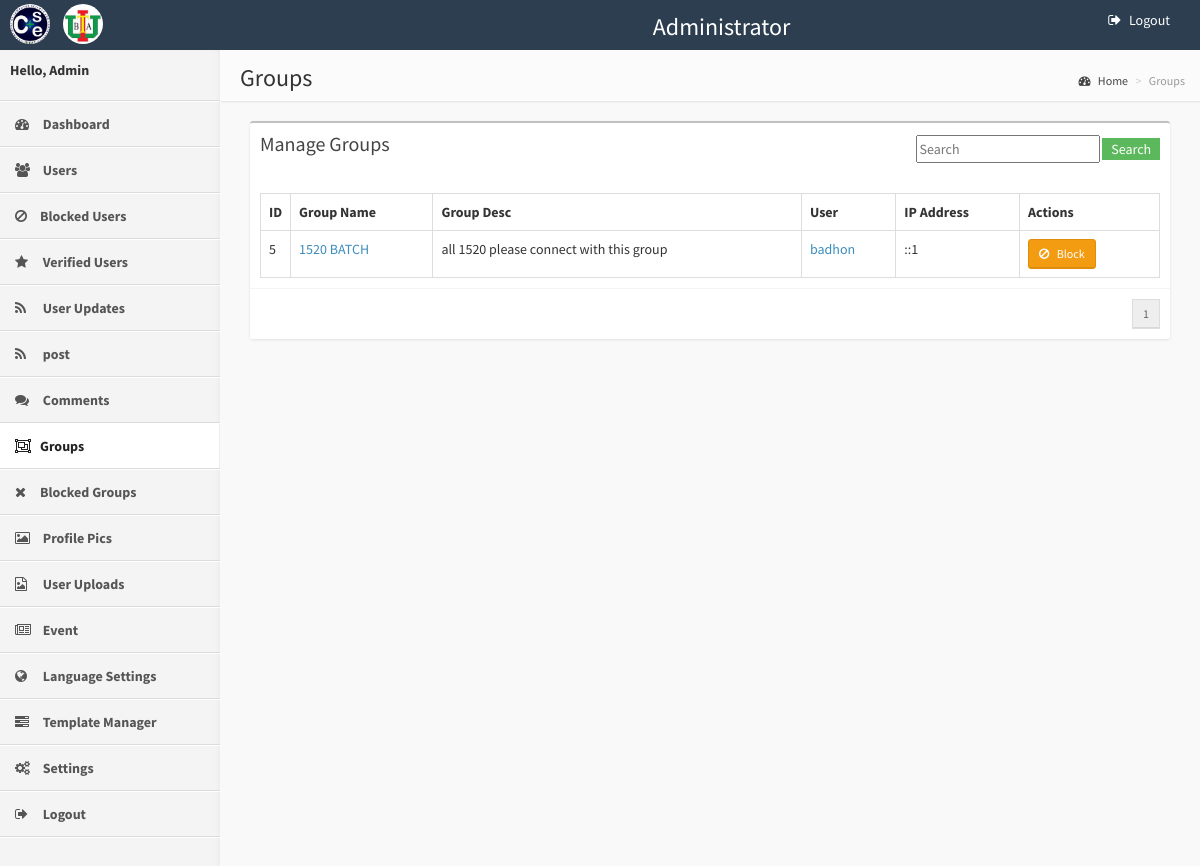
Screenshot of /WallAdmin/groups.php (signed in) with the database file from the repository.
### tables this page shows
CREATE TABLE `groups` (
  `group_id` int(11) NOT NULL,
  `group_name` varchar(200) NOT NULL,
  `group_desc` text NOT NULL,
  `uid_fk` int(11) NOT NULL,
  `group_created` int(11) NOT NULL,
  `group_pic` varchar(100) DEFAULT NULL,
  `group_bg` varchar(100) DEFAULT NULL,
  `group_ip` varchar(30) DEFAULT NULL,
  `status` enum('0','1','2') DEFAULT '1',
  `group_count` int(11) DEFAULT '0',
  `group_updates` int(11) DEFAULT '0',
  `group_bg_position` varchar(20) DEFAULT '0',
  `verified` enum('0','1') DEFAULT '0'
);

CREATE TABLE `users` (
  `uid` int(11) NOT NULL,
  `username` varchar(30) DEFAULT NULL,
  `password` varchar(100) DEFAULT NULL,
  `email` varchar(100) DEFAULT NULL,
  `profile_pic` varchar(200) DEFAULT NULL,
  `friend_count` int(11) DEFAULT '0',
  `status` int(1) DEFAULT '1',
  `name` varchar(150) DEFAULT NULL,
  `profile_pic_status` int(1) DEFAULT '0',
  `conversation_count` int(11) DEFAULT '0',
  `updates_count` int(11) DEFAULT '0',
  `first_name` varchar(200) DEFAULT NULL,
  `last_name` varchar(200) DEFAULT NULL,
  `gender` varchar(10) DEFAULT NULL,
  `birthday` varchar(20) DEFAULT NULL,
  `location` varchar(200) DEFAULT NULL,
  `hometown` varchar(200) DEFAULT NULL,
  `bio` text,
  `relationship` varchar(30) DEFAULT NULL,
  `timezone` varchar(10) DEFAULT NULL,
  `provider` varchar(10) DEFAULT NULL,
  `provider_id` varchar(200) DEFAULT NULL,
  `profile_bg` varchar(200) DEFAULT NULL,
  `group_count` int(11) DEFAULT '0',
  `last_login` int(13) DEFAULT NULL,
  `profile_bg_position` varchar(20) DEFAULT '0',
  `verified` enum('0','1') DEFAULT '0',
  `notification_created` int(11) DEFAULT NULL,
  `forgot_code` text,
  `photos_count` int(11) DEFAULT '0',
  `tour` enum('0','1') DEFAULT '0',
  `facebookProfile` varchar(200) DEFAULT NULL,
  `twitterProfile` varchar(200) DEFAULT NULL,
  `googleProfile` varchar(200) DEFAULT NULL,
  `instagramProfile` varchar(200) DEFAULT NULL,
  `emailNotifications` enum('0','1') DEFAULT '1',
  `email_activation` varchar(300) DEFAULT NULL,
  `userid` int(8) DEFAULT NULL,
  `work` varchar(100) NOT NULL
);

### WallAdmin/includes/Wall_Admin.php (called while the page is built, shortened)
<?php
class Wall_Admin
{
    public function Get_Configurations()
    {
        $db = getDB();
        $stmt = $db->prepare("SELECT  * FROM configurations WHERE con_id='1' ");
        $stmt->execute();
        $row = $stmt->fetch(PDO::FETCH_OBJ);
        $data = json_decode(json_encode($row),true);
        return $data;
    }
    public function Groups_Details($start,$per_page)
    {
        $db = getDB();
        $stmt = $db->prepare("SELECT G.group_name,G.group_id,G.group_desc,G.group_ip,U.username  FROM groups G, users U WHERE U.uid=G.uid_fk AND G.status='1' ORDER BY group_id DESC LIMIT :start, :per_page");
        $stmt->bindValue(':start', (int) trim($start), PDO::PARAM_INT);
        $stmt->bindValue(':per_page', (int) trim($per_page), PDO::PARAM_INT);
        $stmt->execute();
        $row = $stmt->fetchAll(PDO::FETCH_OBJ);
        $data = json_decode(json_encode($row),true);
        return $data;
    }
}
?>

### WallAdmin/configurations.php (called while the page is built, shortened)
<?php
$Get_Configurations=$WallAdmin->Get_Configurations();
?>

### WallAdmin/includes.php (called while the page is built, shortened)
<?php
include_once '../config.php';
include_once '../api/apiFunctions/wallFunctions.php';
include_once 'includes/Wall_Admin.php';
$WallAdmin = new Wall_Admin();
include 'configurations.php';
?>

### config.php (called while the page is built, shortened)
<?php
$base_url=BASE_URL;
?>

### WallAdmin/groups.php (the view, shortened to what this page needs)
<?php
include_once 'includes.php';
include_once 'pagination_header.php';
$Groups_Details_Array=$WallAdmin->Groups_Details($start,$per_page);
?>
<!DOCTYPE html>
<html>
    <?php include_once("head.php"); ?>
    <body class="skin-blue">
        <?php include_once("header.php"); ?>
        <div class="wrapper row-offcanvas row-offcanvas-left">
           <?php include_once("menu.php"); ?>
            <aside class="right-side">
                <section class="content-header">
                    <h1>
                       Groups
                    </h1>
                    <ol class="breadcrumb">
                        <li><a href="#"><i class="fa fa-dashboard"></i> Home</a></li>
                        <li class="active">Groups</li>
                    </ol>
                </section>
                <section class="content">
                  <div class="col-md-12">
                            <div class="box">
                                <div class="box-header">
                                    <h3 class="box-title">Manage Groups</h3>
                                    <div class="pull-right searchBlock">
                                    <form method="post" action="">
                                    <input type="text" value="" name="searchKey"  id="searchInput" placeholder="Search"/>
                                    <input type="submit" class="btn-success" value=" Search " rel="group" id="searchButton"/>
                                    </form>
                                    </div>
                                </div>
                                <div class="box-body" id="groupResults">
                                    <table class="table table-bordered">
                                        <tr>
                                            <th style="width: 10px">ID</th>
											<th>Group Name</th>
                                            <th>Group Desc</th>
											<th>User</th>
                                            <th>IP Address</th>
											<th style="width: 140px">Actions</th>
                                        </tr>
                                    	<?php
										foreach($Groups_Details_Array as $data)
										{
										?>
                                        <tr id="groups<?php echo $data['group_id']; ?>">
										 <td style="width: 10px"><?php echo $data['group_id']; ?></td>
											<td><a href="<?php echo $base_url.'group/'.$data['group_id']; ?>"><?php echo htmlcode($data['group_name']); ?></a></td>
                                           <td><?php echo htmlcode($data['group_desc']); ?></td>
										    <td><a href="<?php echo $base_url.$data['username']; ?>" target="_blank"><?php echo $data['username']; ?></a></td>
                                            <td><?php echo $data['group_ip']; ?></td>
											<td><a href="#" class="btn btn-warning btn-sm groupBlock" id="<?php echo $data['group_id']; ?>" rel=""><i class="fa fa-ban"></i> Block</a>
											</td>
                                        </tr>
										<?php } ?>
                                    </table>
                                </div>
                             <?php include 'pagination_footer.php'; ?>
                            </div>
                </section>
            </aside>
        </div>
    </body>
</html>

### api/apiFunctions/wallFunctions.php (shortened to what this page needs)
<?php
function htmlCode($orimessage)
{
$s = array ("<", ">");
$z = array ("&lt;","&gt;");
$message = str_replace($s, $z, $orimessage);
$finalMessage=trim(str_replace("\/n", "<br/>", $message));
$final=htmlspecialchars(stripslashes($finalMessage), ENT_QUOTES, "UTF-8");
return preg_replace("/\r\n|\r|\n/", '<br/>', $final);
}
?>

### css/wallscriptPlugins.css (style rules this page uses)
body:after { content: url(../wall_icons/close.png) url(../wall_icons/loading.gif) url(../wall_icons/prev.png) url(../wall_icons/next.png); display: none; }
.fa { display: inline-block; font: normal normal normal 14px/1 FontAwesome; font-size: inherit; text-rendering: auto; -webkit-font-smoothing: antialiased; -moz-osx-font-smoothing: grayscale; margin-right: 5px; }
.pull-right { float: right; }
.fa-ban:before { content: "\f05e"; }
.fa-dashboard:before, .fa-tachometer:before { content: "\f0e4"; }

### rows the page displays
groups: group_id "5", group_name "1520 BATCH all 1520 please connect with this group", users.username "badhon", group_ip "::1"
